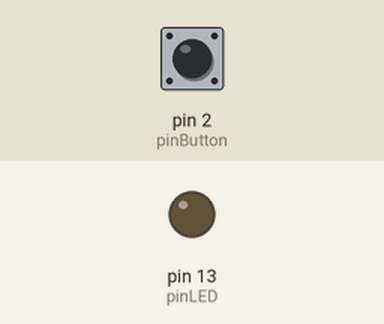
Simulated run of this sketch. Board: Arduino Uno, built with avr-gcc and run on an emulated ATmega328P. Parts: output pins drawn as LEDs (lit = HIGH). Inputs (shaded band) come from the test bench; at power-on: pin 2 (pinButton) LOW. What the sketch prints to the serial monitor is not drawn.

Above: at 1.2 s.
1.3 s: pin 2 (pinButton) pulled HIGH for 0.15 s
At 2.1 s:
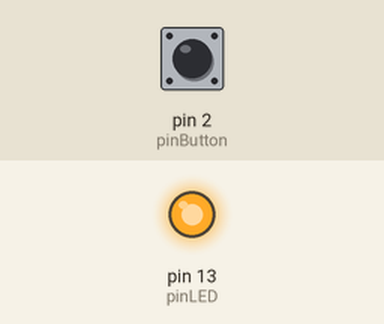
2.9 s: pin 2 (pinButton) pulled HIGH for 1 s
At 3.3 s:
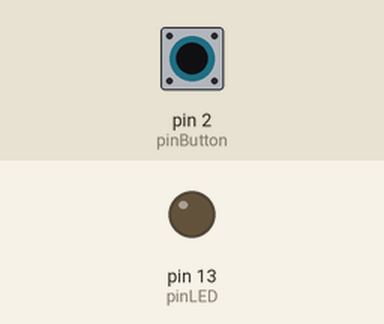
5.4 s: pin 2 (pinButton) pulled HIGH for 3.2 s
At 6.4 s:
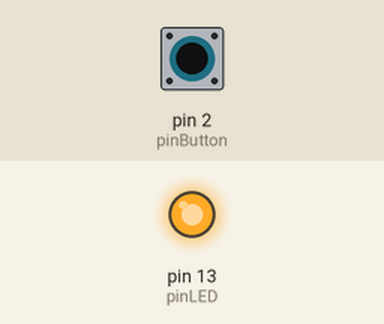
Timing chart, 0 to 8.4 s (numbered marks = the images above; inputs shaded):
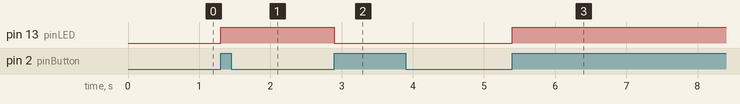

Measured:
- after the input at 1.3 s, pin 13 (pinLED): LOW → HIGH at once
- after the input at 2.9 s, pin 13 (pinLED): HIGH → LOW at once
- after the input at 5.4 s, pin 13 (pinLED): LOW → HIGH at once

The sketch:

CH_52_03.ino
```cpp
int pinLED = 13, pinButton = 2;
boolean LED_state = false;
int count = 0;        // 버튼을 누른 횟수

void blink() {        // ISR
  LED_state = !LED_state;     // LED 상태 반전
  digitalWrite(pinLED, LED_state);  // LED에 표시

  count++;
  Serial.println(String("* 버튼이 ") + count + "번 눌러졌습니다.");
}

void setup() {
  pinMode(pinLED, OUTPUT);    // LED 연결 핀을 출력으로 설정
  digitalWrite(pinLED, LED_state);    // 초기 상태 출력

  pinMode(pinButton, INPUT);    // 버튼 연결 핀을 입력으로 설정

  Serial.begin(9600);     // 시리얼 통신 초기화

  // 디지털 2번 핀의 버튼이 눌러질 때 상승 에지(rising)에서
  // 'blink' 함수가 호출되도록 인터럽트 처리 루틴 등록
  attachInterrupt(digitalPinToInterrupt(pinButton), blink, RISING);
}

void loop() {
}
```
